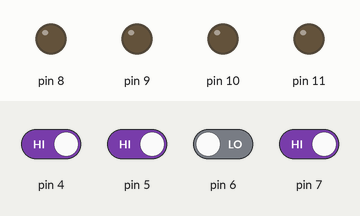
This sketch was run on a simulated Arduino Uno, built with avr-gcc and run on an emulated ATmega328P. Shown: output pins drawn as LEDs (lit = HIGH). Inputs (shaded band) come from the test bench; at power-on: pin 4, pin 5, pin 7 HIGH, pin 6 LOW. What the sketch prints to the serial monitor is not drawn.

Above: at 1.2 s.
1.3 s: pin 4 driven LOW
3.2 s: pin 7 driven LOW
At 3.8 s:
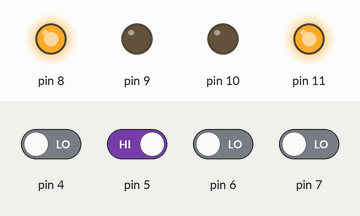
4.7 s: pin 6 driven HIGH
At 5.9 s:
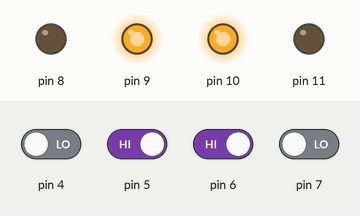
6.2 s: pin 5 driven LOW
At 7.3 s:
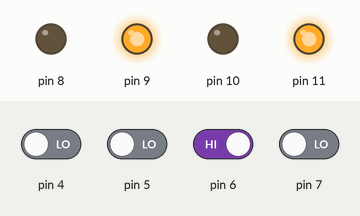
7.7 s: pin 5 driven HIGH
At 8.3 s:
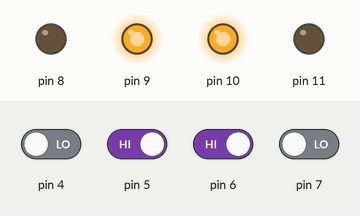
9.2 s: pin 6 driven LOW
At 9.5 s:
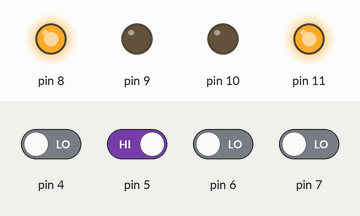
Timing chart, 0 to 11.7 s (numbered marks = the images above; inputs shaded):
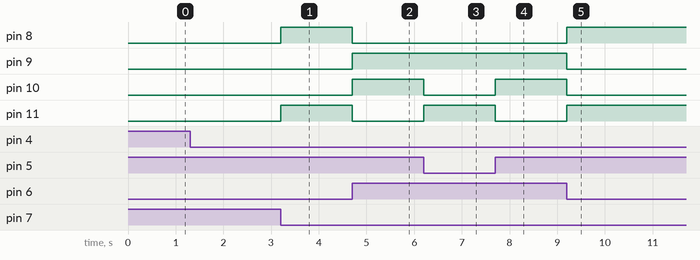

The sketch:

dtmf_robot.ino
```cpp
void setup() {
  Serial.begin(9600);
  pinMode(5, INPUT);
  pinMode(4, INPUT);
  pinMode(3, INPUT);
  pinMode(2, INPUT);

  pinMode(11, OUTPUT);
  pinMode(10, OUTPUT);
  pinMode(9, OUTPUT);
  pinMode(8, OUTPUT);

  // put your setup code here, to run once:

}

void loop() {
  int a=0;
  int b=0;
  int c=0;
  int d=0;
  a=digitalRead(7);
  b=digitalRead(6);
  c=digitalRead(5);
  d=digitalRead(4);

  if ((a==LOW)&&(b==HIGH)&&(c==LOW)&&(d==LOW)){
   forward();
   Serial.print("\n 2");
  }
  else  if ((a==LOW)&&(b==LOW)&&(c==HIGH)&&(d==LOW)){
    left();
    Serial.print("\n 4");
  }
  else  if ((a==HIGH)&&(b==LOW)&&(c==HIGH)&&(d==LOW)){
  stopfn();
  Serial.print("\n 5");

}

else  if ((a==LOW)&&(b==HIGH)&&(c==HIGH)&&(d==LOW)){
    right();
    Serial.print("\n 6");

}

else  if ((a==LOW)&&(b==LOW)&&(c==LOW)&&(d==HIGH)){
    backd();
    Serial.print("\n 8");

} }
void forward(){
  digitalWrite(11, HIGH);
  digitalWrite(10, LOW);
  digitalWrite(9, HIGH);
  digitalWrite(8, LOW);

}

void backd(){
digitalWrite(11, LOW);
  digitalWrite(10, HIGH);
  digitalWrite(9, LOW);
  digitalWrite(8, HIGH);


}

void right(){
  digitalWrite(11, LOW);
  digitalWrite(10, HIGH);
  digitalWrite(9, HIGH);
  digitalWrite(8, LOW);

}

void left(){
  digitalWrite(11, HIGH);
  digitalWrite(10, LOW);
  digitalWrite(9, LOW);
  digitalWrite(8, HIGH);

}
void stopfn(){
  digitalWrite(11, LOW);
  digitalWrite(10, LOW);
  digitalWrite(9, LOW);
  digitalWrite(8, LOW);

}
```

Measured:
- after the input at 3.2 s, pin 8, pin 11: LOW → HIGH at once
- after the input at 4.7 s, pin 8, pin 11: HIGH → LOW at once; pin 9, pin 10: LOW → HIGH at once
- after the input at 6.2 s, pin 10: HIGH → LOW at once; pin 11: LOW → HIGH at once
- after the input at 7.7 s, pin 10: LOW → HIGH at once; pin 11: HIGH → LOW at once
- after the input at 9.2 s, pin 8, pin 11: LOW → HIGH at once; pin 9, pin 10: HIGH → LOW at once
